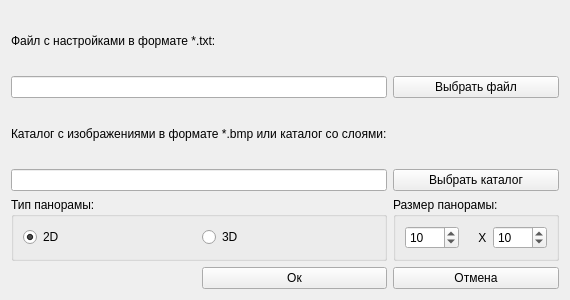
<?xml version="1.0" encoding="UTF-8"?>
<ui version="4.0">
 <class>Recovery_form</class>
 <widget class="QWidget" name="Recovery_form">
  <property name="geometry">
   <rect>
    <x>0</x>
    <y>0</y>
    <width>400</width>
    <height>300</height>
   </rect>
  </property>
  <property name="windowTitle">
   <string>Восстановить</string>
  </property>
  <layout class="QGridLayout" name="gridLayout">
   <item row="0" column="0" colspan="2">
    <widget class="QLabel" name="label">
     <property name="text">
      <string>Файл с настройками в формате *.txt:</string>
     </property>
    </widget>
   </item>
   <item row="2" column="0" colspan="2">
    <widget class="QLabel" name="label_2">
     <property name="text">
      <string>Каталог с изображениями в формате *.bmp или каталог со слоями:</string>
     </property>
    </widget>
   </item>
   <item row="1" column="0" colspan="2">
    <widget class="QLineEdit" name="TxtFilePath"/>
   </item>
   <item row="6" column="1">
    <widget class="QPushButton" name="OkButton">
     <property name="text">
      <string>Ок</string>
     </property>
    </widget>
   </item>
   <item row="1" column="2">
    <widget class="QPushButton" name="FileButton">
     <property name="text">
      <string>Выбрать файл</string>
     </property>
    </widget>
   </item>
   <item row="3" column="0" colspan="2">
    <widget class="QLineEdit" name="CatalogPath"/>
   </item>
   <item row="3" column="2">
    <widget class="QPushButton" name="CatalogButton">
     <property name="text">
      <string>Выбрать каталог</string>
     </property>
    </widget>
   </item>
   <item row="6" column="2">
    <widget class="QPushButton" name="CanctlButton">
     <property name="text">
      <string>Отмена</string>
     </property>
    </widget>
   </item>
   <item row="5" column="0" colspan="2">
    <widget class="QGroupBox" name="groupBox">
     <property name="title">
      <string>Тип панорамы:</string>
     </property>
     <layout class="QGridLayout" name="gridLayout_2">
      <item row="0" column="0">
       <widget class="QRadioButton" name="panorama_2D">
        <property name="text">
         <string>2D</string>
        </property>
        <property name="checked">
         <bool>true</bool>
        </property>
       </widget>
      </item>
      <item row="0" column="1">
       <widget class="QRadioButton" name="Panorama_3D">
        <property name="text">
         <string>3D</string>
        </property>
       </widget>
      </item>
     </layout>
    </widget>
   </item>
   <item row="5" column="2">
    <widget class="QGroupBox" name="groupBox_2">
     <property name="title">
      <string>Размер панорамы:</string>
     </property>
     <layout class="QGridLayout" name="gridLayout_3">
      <item row="0" column="2">
       <widget class="QSpinBox" name="VertycalValue">
        <property name="maximum">
         <number>9999</number>
        </property>
        <property name="value">
         <number>10</number>
        </property>
       </widget>
      </item>
      <item row="0" column="0">
       <widget class="QSpinBox" name="HorizontalValue">
        <property name="maximum">
         <number>9999</number>
        </property>
        <property name="value">
         <number>10</number>
        </property>
       </widget>
      </item>
      <item row="0" column="1">
       <widget class="QLabel" name="label_3">
        <property name="text">
         <string>    X</string>
        </property>
       </widget>
      </item>
     </layout>
    </widget>
   </item>
  </layout>
 </widget>
 <resources/>
 <connections/>
</ui>
